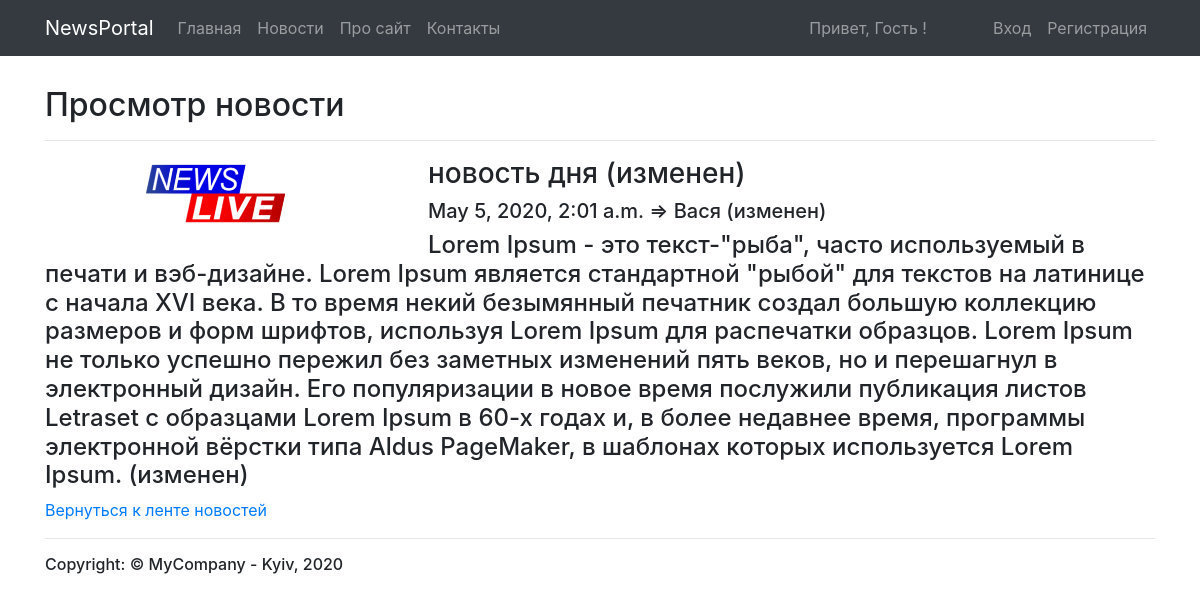
/news/details/1, run on the app's committed database.
### news/models.py (models this page shows)
class Post(models.Model):
    title = models.CharField(max_length=100, unique=True, null=False)
    about = models.TextField(max_length=256, null=False)
    content = models.TextField(max_length=1024, null=False)
    author = models.CharField(max_length=100, null=False)
    image = models.FileField(null=False, upload_to='upload/')
    published = models.DateTimeField(null=False, default=strftime('%Y-%m-%d %H:%M:%S'))
    source = models.URLField(null=True)

### news/views.py (the view)
# urls.py: re_path(r'^details/(?P<post_id>[0-9]+)$', details),
def details(request, post_id):
    data = dict()
    data['title'] = 'Просмотр новости'
    data['post'] = Post.objects.get(id=post_id)
    return render(request, 'news/details.html', context=data)

### templates/news/details.html (shortened to what this page needs)
{% extends 'layout/base.html' %}
{% block content %}
<div id="content" class="container">
    <h2>{{ title }}</h2>
    <hr>
    <div>
        <img src="/media/{{ post.image }}" width="30%" align="left" style="margin-right: 50px">
        <h3>{{ post.title }}</h3>
        <h5>
            {{ post.published }} => {{ post.author }}
        </h5>
        <h4>{{ post.content }}</h4>
        <a href="/news">Вернуться к ленте новостей</a>
    </div>
    <hr>
</div>
{% endblock content %}

### static/css/base.css (style rules this page uses)
body { padding-top: 3.5rem; }
#content { margin-top: 30px; }

### data on the page
Post: image (picture), title "новость дня (изменен)", published "May 5, 2020, 2:01 a.m.", author "Вася (изменен)", content "Lorem Ipsum - это текст-\"рыба\", часто используемый в печати и вэб-дизайне. Lorem Ipsum является стандартной \"рыбой\" для текстов на латинице с начала XVI века. В то время некий безымянный печатник создал большую коллекцию размеров и форм шрифтов, используя Lorem Ipsum для распечатки образцов. Lorem Ipsum не только успешно пережил без заметных изменений пять веков, но и перешагнул в электронный дизайн. Его популяризации в новое время послужили публикация листов Letraset с образцами Lorem Ipsum в 60-х годах и, в более недавнее время, программы электронной вёрстки типа Aldus PageMaker, в шаблонах которых используется Lorem Ipsum. (изменен)"

### other printed values
{{ title }} "Просмотр новости"
